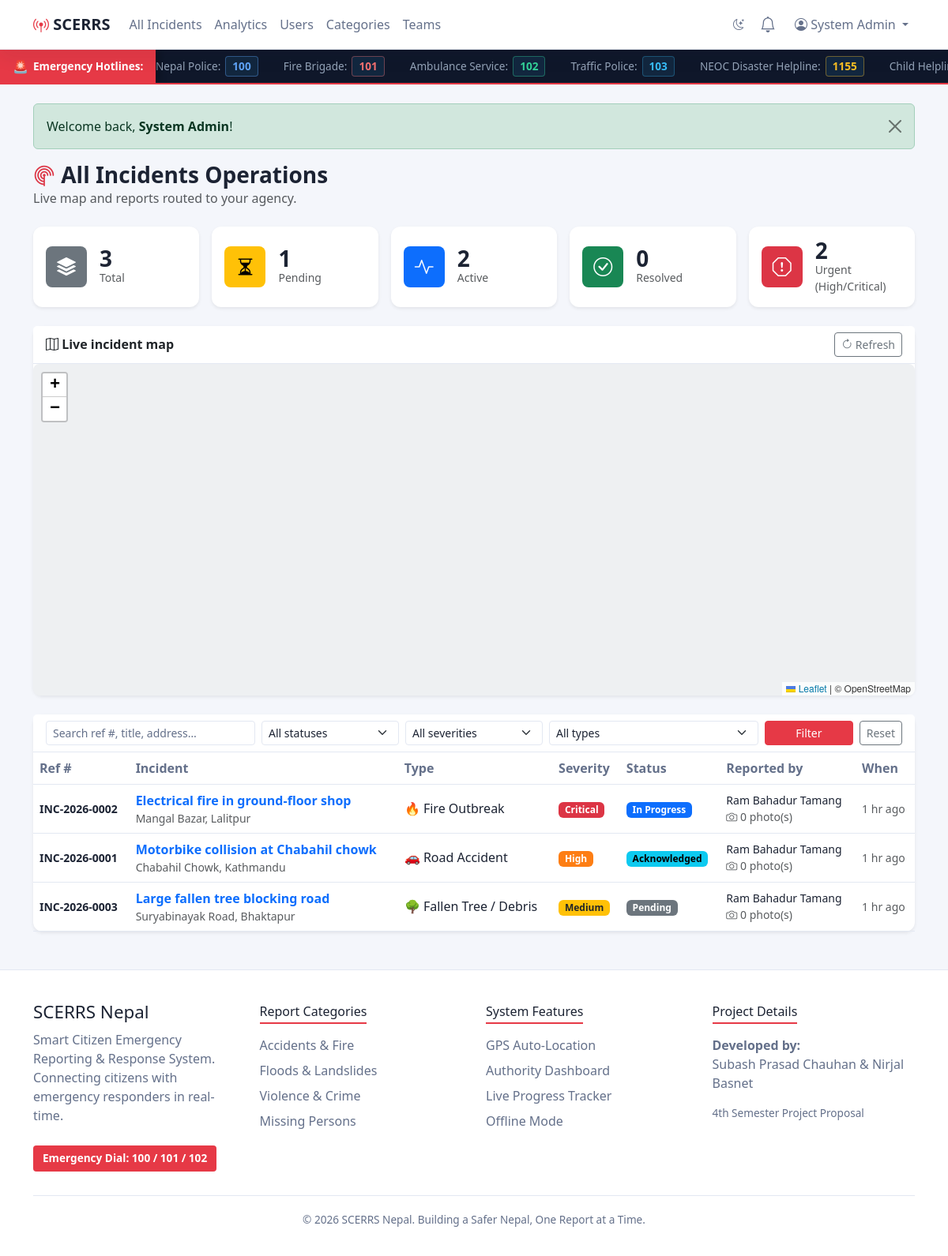
Screenshot of /authority/dashboard.php (signed in) with the database file from the repository.
### tables this page shows
CREATE TABLE users (
  id             INT UNSIGNED AUTO_INCREMENT PRIMARY KEY,
  name           VARCHAR(120) NOT NULL,
  first_name     VARCHAR(80)  DEFAULT NULL,
  middle_name    VARCHAR(80)  DEFAULT NULL,
  last_name      VARCHAR(80)  DEFAULT NULL,
  email          VARCHAR(150) NOT NULL UNIQUE,
  phone          VARCHAR(20)  DEFAULT NULL,
  country        VARCHAR(60)  DEFAULT 'Nepal',
  identity_type  ENUM('citizenship','passport') DEFAULT 'citizenship',
  identity_no    VARCHAR(50)  DEFAULT NULL,
  province       VARCHAR(60)  DEFAULT NULL,
  district       VARCHAR(60)  DEFAULT NULL,
  municipality   VARCHAR(120) DEFAULT NULL,
  tole           VARCHAR(120) DEFAULT NULL,
  ward_no        SMALLINT UNSIGNED DEFAULT NULL,
  officer_id     VARCHAR(50)  DEFAULT NULL,
  designation    VARCHAR(100) DEFAULT NULL,
  official_email VARCHAR(150) DEFAULT NULL,
  dept_address   VARCHAR(255) DEFAULT NULL,
  password       VARCHAR(255) NOT NULL,
  role           ENUM('citizen','authority','admin') NOT NULL DEFAULT 'citizen',
  department_id  INT UNSIGNED DEFAULT NULL,
  active         TINYINT(1) NOT NULL DEFAULT 1,
  created_at     TIMESTAMP DEFAULT CURRENT_TIMESTAMP,
  CONSTRAINT fk_users_department FOREIGN KEY (department_id) REFERENCES departments(id) ON DELETE SET NULL,
  INDEX idx_users_role (role)
);

CREATE TABLE incidents (
  id           INT UNSIGNED AUTO_INCREMENT PRIMARY KEY,
  ref_no       VARCHAR(20) NOT NULL UNIQUE,
  user_id      INT UNSIGNED NOT NULL,
  category_id  INT UNSIGNED NOT NULL,
  title        VARCHAR(150) NOT NULL,
  description  TEXT NOT NULL,
  latitude     DECIMAL(10,7) NOT NULL,
  longitude    DECIMAL(10,7) NOT NULL,
  address      VARCHAR(255) DEFAULT NULL,
  severity     ENUM('low','medium','high','critical') NOT NULL DEFAULT 'medium',
  status       ENUM('pending','acknowledged','in_progress','resolved','rejected') NOT NULL DEFAULT 'pending',
  created_at   TIMESTAMP DEFAULT CURRENT_TIMESTAMP,
  updated_at   TIMESTAMP DEFAULT CURRENT_TIMESTAMP ON UPDATE CURRENT_TIMESTAMP,
  CONSTRAINT fk_incidents_user     FOREIGN KEY (user_id)     REFERENCES users(id)     ON DELETE CASCADE,
  CONSTRAINT fk_incidents_category FOREIGN KEY (category_id) REFERENCES categories(id),
  INDEX idx_incidents_status   (status),
  INDEX idx_incidents_category (category_id),
  INDEX idx_incidents_created  (created_at)
);

CREATE TABLE categories (
  id            INT UNSIGNED AUTO_INCREMENT PRIMARY KEY,
  name          VARCHAR(100) NOT NULL UNIQUE,
  department_id INT UNSIGNED NOT NULL,
  icon          VARCHAR(10)  DEFAULT '⚠️',
  active        TINYINT(1) NOT NULL DEFAULT 1,
  CONSTRAINT fk_categories_department FOREIGN KEY (department_id) REFERENCES departments(id),
  INDEX idx_categories_active (active)
);

### config/db.php (called while the page is built, shortened)
<?php
function db(): PDO
{
    static $pdo = null;
    if ($pdo === null) {
        $dsn = sprintf('mysql:host=%s;port=%s;dbname=%s;charset=utf8mb4', DB_HOST, DB_PORT, DB_NAME);
        try {
            $pdo = new PDO($dsn, DB_USER, DB_PASS, [
                PDO::ATTR_ERRMODE            => PDO::ERRMODE_EXCEPTION,
                PDO::ATTR_DEFAULT_FETCH_MODE => PDO::FETCH_ASSOC,
                PDO::ATTR_EMULATE_PREPARES   => false,
            ]);
        } catch (PDOException $e) {
            http_response_code(500);
            exit('Database connection failed. Please make sure MySQL is running and the "scerrs" database is imported (see database/scerrs.sql).');
        }
    }
    return $pdo;
}

### authority/dashboard.php (the view, shortened to what this page needs)
<?php
$user = require_role('authority', 'admin');
$isAdmin = $user['role'] === 'admin';
$fSearch    = trim((string)($_GET['q'] ?? ''));
$where  = [];
$params = [];
$whereSql = $where ? ('WHERE ' . implode(' AND ', $where)) : '';
$kpiSql = "SELECT COUNT(*) AS total,
       SUM(i.status = 'pending')      AS pending,
       SUM(i.status IN ('acknowledged','in_progress')) AS active,
       SUM(i.status = 'resolved')     AS resolved,
       SUM(i.severity IN ('high','critical'))          AS urgent
     FROM incidents i JOIN categories c ON c.id = i.category_id $whereSql";
$stmtKpi = db()->prepare($kpiSql);
$stmtKpi->execute($params);
$kpi = $stmtKpi->fetch();
$listStmt = db()->prepare(
    "SELECT i.*, c.name AS category_name, c.icon, u.name AS reporter_name,
            (SELECT COUNT(*) FROM incident_media m WHERE m.incident_id = i.id) AS media_count
     FROM incidents i
     JOIN categories c ON c.id = i.category_id
     JOIN users u ON u.id = i.user_id
     $whereSql
     ORDER BY FIELD(i.severity,'critical','high','medium','low'), i.created_at DESC
     LIMIT 100"
);
$listStmt->execute($params);
$incidents = $listStmt->fetchAll();
$load_map   = true;
require __DIR__ . '/../includes/header.php';
?>
<div class="d-flex flex-wrap justify-content-between align-items-center mb-4 gap-2">
  <div>
    <h3 class="fw-bold mb-0"><i class="bi bi-radar text-danger"></i> <?= $isAdmin ? 'All Incidents' : e($user['department_name']) ?> Operations</h3>
    <p class="text-muted mb-0">Live map and reports routed to your agency.</p>
  </div>
</div>
<div class="row g-3 mb-4">
  <?php
  $cards = [
      ['Total',        $kpi['total'] ?? 0,    'bi-stack',           'secondary'],
      ['Pending',      $kpi['pending'] ?? 0,  'bi-hourglass-split', 'warning'],
      ['Active',       $kpi['active'] ?? 0,   'bi-activity',        'primary'],
      ['Resolved',     $kpi['resolved'] ?? 0, 'bi-check-circle',    'success'],
      ['Urgent (High/Critical)', $kpi['urgent'] ?? 0, 'bi-exclamation-octagon', 'danger'],
  ];
  foreach ($cards as [$label, $value, $icon, $color]): ?>
    <div class="col-6 col-md-4 col-lg">
      <div class="card border-0 shadow-sm stat-card h-100">
        <div class="card-body d-flex align-items-center gap-3 py-3">
          <div class="stat-icon text-bg-<?= $color ?> rounded-3"><i class="bi <?= $icon ?>"></i></div>
          <div>
            <div class="fs-3 fw-bold lh-1"><?= (int)$value ?></div>
            <div class="text-muted small"><?= e($label) ?></div>
          </div>
        </div>
      </div>
    </div>
  <?php endforeach; ?>
</div>
<div class="card border-0 shadow-sm mb-4">
  <div class="card-header bg-white d-flex justify-content-between align-items-center flex-wrap gap-2">
    <span class="fw-semibold"><i class="bi bi-map"></i> Live incident map</span>
    <button class="btn btn-sm btn-outline-secondary" onclick="loadMarkers()"><i class="bi bi-arrow-clockwise"></i> Refresh</button>
  </div>
  <div class="card-body p-0"><div id="map" style="height:420px"></div></div>
</div>
<div class="card border-0 shadow-sm mb-4">
  <div class="card-header bg-white">
    <form method="get" class="row g-2 align-items-end">
      <div class="col-md-3">
        <input type="text" name="q" value="<?= e($fSearch) ?>" class="form-control form-control-sm" placeholder="Search ref #, title, address…">
      </div>
      <div class="col-md-2">
        <select name="status" class="form-select form-select-sm">
          <option value="">All statuses</option>
        </select>
      </div>
      <div class="col-md-2">
        <select name="severity" class="form-select form-select-sm">
          <option value="">All severities</option>
        </select>
      </div>
      <div class="col-md-3">
        <select name="category_id" class="form-select form-select-sm">
          <option value="">All types</option>
        </select>
      </div>
      <div class="col-md-2 d-flex gap-2">
        <button class="btn btn-sm btn-danger flex-fill">Filter</button>
        <a href="<?= url('authority/dashboard.php') ?>" class="btn btn-sm btn-outline-secondary">Reset</a>
      </div>
    </form>
  </div>
  <?php if (!$incidents): ?>
    <div class="card-body text-center text-muted py-5">
      <i class="bi bi-inbox fs-1 d-block mb-2"></i> No incidents match the current filters.
    </div>
  <?php else: ?>
    <div class="table-responsive">
      <table class="table table-hover align-middle mb-0">
        <thead class="table-light">
          <tr><th>Ref #</th><th>Incident</th><th>Type</th><th>Severity</th><th>Status</th><th>Reported by</th><th>When</th></tr>
        </thead>
        <tbody>
          <?php foreach ($incidents as $i): ?>
            <tr data-lat="<?= e($i['latitude']) ?>" data-lng="<?= e($i['longitude']) ?>" style="cursor:pointer"
                onmouseover="highlightIncident(<?= e($i['latitude']) ?>, <?= e($i['longitude']) ?>)">
              <td class="small fw-semibold"><?= e($i['ref_no']) ?></td>
              <td>
                <a class="text-decoration-none fw-semibold" href="<?= url('authority/incident_view.php?id=' . $i['id']) ?>">
                  <?= e($i['title']) ?>
                </a>
                <div class="text-muted small"><?= e($i['address']) ?></div>
              </td>
              <td><?= e($i['icon']) ?> <?= e($i['category_name']) ?></td>
              <td><?= severity_badge($i['severity']) ?></td>
              <td><?= status_badge($i['status']) ?></td>
              <td class="small"><?= e($i['reporter_name']) ?><br>
                <span class="text-muted"><i class="bi bi-camera"></i> <?= (int)$i['media_count'] ?> photo(s)</span></td>
              <td class="small text-muted"><?= e(time_ago($i['created_at'])) ?></td>
            </tr>
          <?php endforeach; ?>
        </tbody>
      </table>
    </div>
  <?php endif; ?>
</div>
<?php require __DIR__ . '/../includes/footer.php'; ?>

### includes/header.php (shortened to what this page needs)
<?php
$load_map    = $load_map    ?? false;
$fluid       = $fluid       ?? false;
$user        = current_user();
?>
<!DOCTYPE html>
<html lang="en">
<head>
<link href="https://cdn.jsdelivr.net/npm/bootstrap@5.3.3/dist/css/bootstrap.min.css" rel="stylesheet">
<link href="https://cdn.jsdelivr.net/npm/bootstrap-icons@1.11.3/font/bootstrap-icons.min.css" rel="stylesheet">
<?php if ($load_map): ?>
<link rel="stylesheet" href="https://unpkg.com/leaflet@1.9.4/dist/leaflet.css">
<?php endif; ?>
<link rel="stylesheet" href="<?= asset('assets/css/style.css') ?>">
</head>
<body>
<nav class="navbar navbar-expand-lg site-navbar sticky-top">
  <div class="container">
    <a class="navbar-brand fw-bold" href="<?= url('index.php') ?>">
      <i class="bi bi-broadcast-pin"></i> SCERRS
    </a>
    <div class="collapse navbar-collapse" id="mainNav">
      <ul class="navbar-nav me-auto">
        <?php if (!$user): ?>
          <li class="nav-item"><a class="nav-link" href="<?= url('index.php') ?>">Home</a></li>
        <?php elseif ($user['role'] === 'authority'): ?>
          <li class="nav-item"><a class="nav-link" href="<?= url('authority/dashboard.php') ?>">Incidents</a></li>
          <li class="nav-item"><a class="nav-link" href="<?= url('authority/analytics.php') ?>">Analytics</a></li>
        <?php else: ?>
          <li class="nav-item"><a class="nav-link" href="<?= url('authority/dashboard.php') ?>">All Incidents</a></li>
          <li class="nav-item"><a class="nav-link" href="<?= url('authority/analytics.php') ?>">Analytics</a></li>
          <li class="nav-item"><a class="nav-link" href="<?= url('admin/users.php') ?>">Users</a></li>
          <li class="nav-item"><a class="nav-link" href="<?= url('admin/categories.php') ?>">Categories</a></li>
          <li class="nav-item"><a class="nav-link" href="<?= url('admin/teams.php') ?>">Teams</a></li>
        <?php endif; ?>
      </ul>
      <ul class="navbar-nav ms-auto align-items-lg-center">
        <li class="nav-item me-lg-1">
          <button class="btn btn-sm border-0" id="themeToggle" type="button" title="Toggle light/dark theme" aria-label="Toggle theme">
            <i class="bi bi-moon-stars"></i>
          </button>
        </li>
        <?php if ($user): ?>
          <li class="nav-item me-lg-2">
            <a class="nav-link position-relative" href="<?= url('notifications.php') ?>" title="Notifications">
              <i class="bi bi-bell fs-5"></i>
            </a>
          </li>
          <li class="nav-item dropdown">
            <a class="nav-link dropdown-toggle" href="#" data-bs-toggle="dropdown">
              <i class="bi bi-person-circle"></i> <?= e($user['name']) ?>
            </a>
          </li>
        <?php else: ?>
          <li class="nav-item"><a class="nav-link" href="<?= url('auth/login.php') ?>">Login</a></li>
          <li class="nav-item"><a class="btn btn-danger btn-sm ms-lg-2" href="<?= url('auth/register.php') ?>">Register</a></li>
        <?php endif; ?>
      </ul>
    </div>
  </div>
</nav>
<div class="emergency-marquee-container">
  <div class="marquee-label">
    <span class="pulse-icon">🚨</span> Emergency Hotlines:
  </div>
  <div class="marquee-wrapper">
    <div class="marquee-content">
      <span class="hotline-item police"><span class="agency-name">Nepal Police:</span> <a href="tel:100">100</a></span>
      <span class="hotline-item fire"><span class="agency-name">Fire Brigade:</span> <a href="tel:101">101</a></span>
      <span class="hotline-item ambulance"><span class="agency-name">Ambulance Service:</span> <a href="tel:102">102</a></span>
      <span class="hotline-item traffic"><span class="agency-name">Traffic Police:</span> <a href="tel:103">103</a></span>
      <span class="hotline-item disaster"><span class="agency-name">NEOC Disaster Helpline:</span> <a href="tel:1155">1155</a></span>
      <span class="hotline-item child"><span class="agency-name">Child Helpline:</span> <a href="tel:1098">1098</a></span>
    </div>
  </div>
</div>
<main class="<?= $fluid ? 'container-fluid px-0' : 'container py-4' ?>">
<?php foreach (get_flashes() as $f): ?>
  <div class="alert alert-<?= e($f['type']) ?> alert-dismissible fade show" role="alert">
    <?= $f['message']  ?>
    <button type="button" class="btn-close" data-bs-dismiss="alert"></button>
  </div>
<?php endforeach; ?>

### includes/functions.php (shortened to what this page needs)
<?php
function e(?string $value): string
{
    return htmlspecialchars((string)$value, ENT_QUOTES, 'UTF-8');
}
function url(string $path = ''): string
{
    return BASE_URL . ltrim($path, '/');
}
function asset(string $path): string
{
    $full = APP_ROOT . DIRECTORY_SEPARATOR . ltrim(str_replace('/', DIRECTORY_SEPARATOR, $path), DIRECTORY_SEPARATOR);
    $ver  = @filemtime($full) ?: time();
    return url($path) . '?v=' . $ver;
}
function get_flashes(): array
{
    $flashes = $_SESSION['flash'] ?? [];
    return $flashes;
}
function current_user(): ?array
{
    static $user = false;
    if ($user === false) {
        if (empty($_SESSION['user_id'])) {
            $user = null;
        } else {
            $stmt = db()->prepare(
                'SELECT u.*, d.name AS department_name, d.code AS department_code
                 FROM users u LEFT JOIN departments d ON d.id = u.department_id
                 WHERE u.id = ? AND u.active = 1'
            );
            $stmt->execute([$_SESSION['user_id']]);
            $user = $stmt->fetch() ?: null;
        }
    }
    return $user;
}
function require_login(): array
{
    $user = current_user();
    return $user;
}
function require_role(string ...$roles): array
{
    $user = require_login();
    return $user;
}
function status_label(string $status): string
{
    return match ($status) {
        'in_progress'  => 'In Progress',
        default        => ucfirst($status),
    };
}
function status_badge(string $status): string
{
    $color = match ($status) {
        'pending'      => 'secondary',
        'acknowledged' => 'info',
        'in_progress'  => 'primary',
        'resolved'     => 'success',
        'rejected'     => 'danger',
        default        => 'dark',
    };
    return '<span class="badge text-bg-' . $color . '">' . e(status_label($status)) . '</span>';
}
function severity_badge(string $severity): string
{
    return '<span class="badge badge-sev-' . e($severity) . '">' . e(ucfirst($severity)) . '</span>';
}
function time_ago(string $datetime): string
{
    $ts   = strtotime($datetime);
    $diff = time() - $ts;
    if ($diff < 86400)  return floor($diff / 3600) . ' hr ago';
    return date('M j, Y', $ts);
}

### rows the page displays
users: name "System Admin"
incidents: ref_no "INC-2026-0002", title "Electrical fire in ground-floor shop", address "Mangal Bazar, Lalitpur", category.icon "🔥", category.name "Fire Outbreak", severity "Critical", status "In Progress", user.name "Ram Bahadur Tamang", media_count "0", created_at "1 hr ago"
incidents: ref_no "INC-2026-0001", title "Motorbike collision at Chabahil chowk", address "Chabahil Chowk, Kathmandu", category.icon "🚗", category.name "Road Accident", severity "High", status "Acknowledged", user.name "Ram Bahadur Tamang", media_count "0", created_at "1 hr ago"
incidents: ref_no "INC-2026-0003", title "Large fallen tree blocking road", address "Suryabinayak Road, Bhaktapur", category.icon "🌳", category.name "Fallen Tree / Debris", severity "Medium", status "Pending", user.name "Ram Bahadur Tamang", media_count "0", created_at "1 hr ago"

### other values shown
$f['message'] "Welcome back, System Admin !"
$value "3"
$label "Total"
$value "1"
$label "Pending"
$value "2"
$label "Active"
$value "0"
$label "Resolved"
$label "Urgent (High/Critical)"
